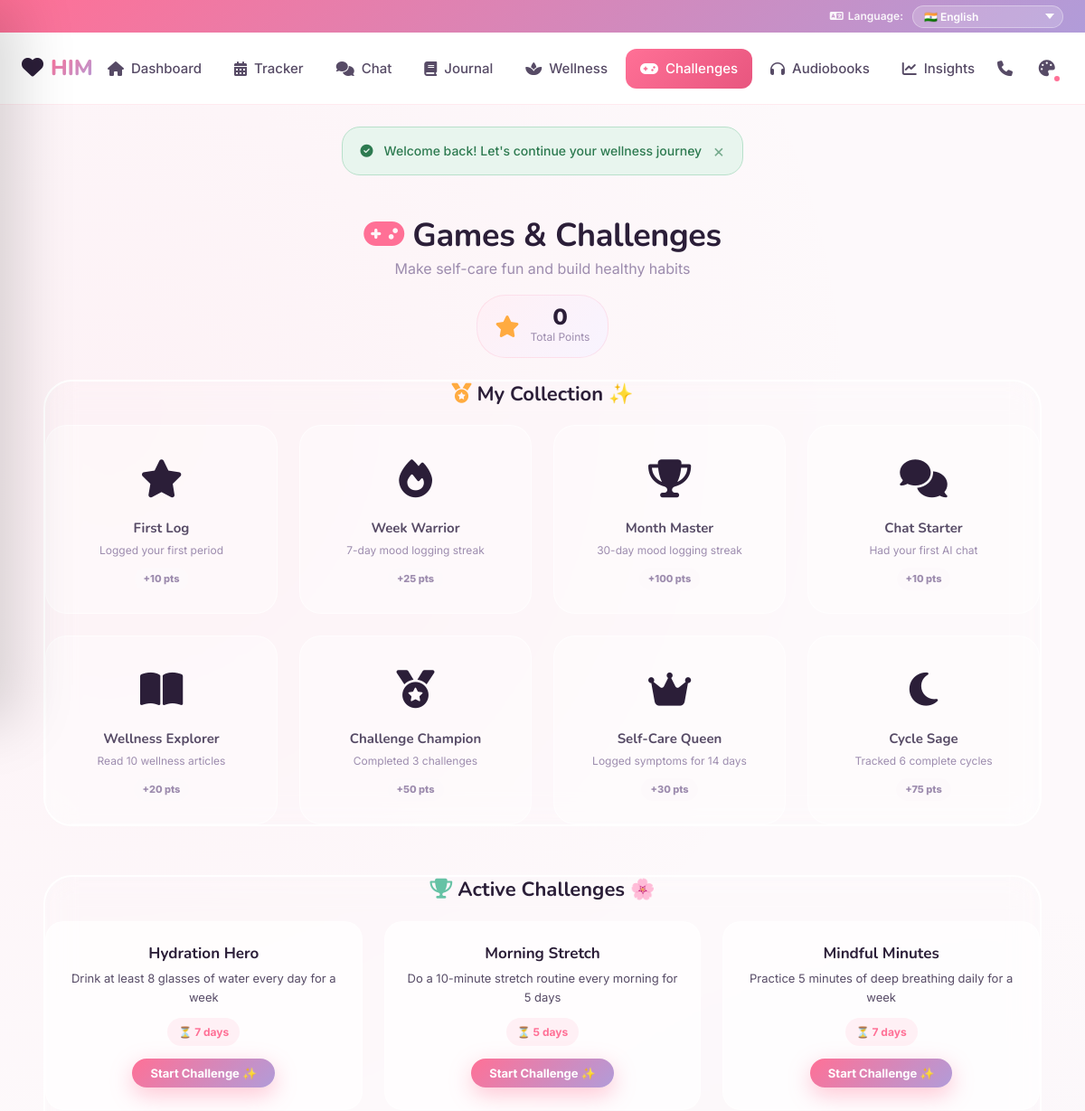
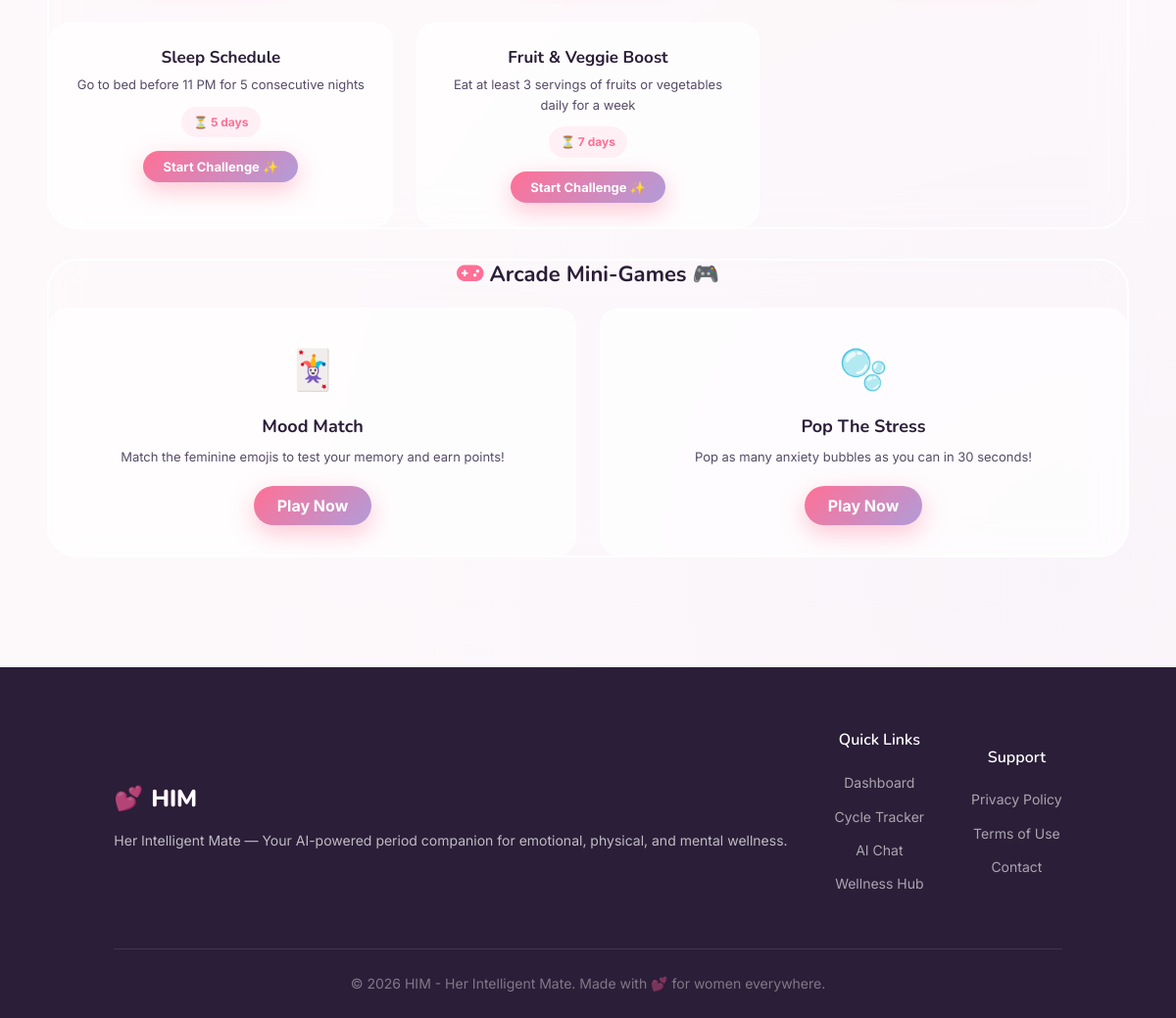
Page /games.php (signed in) on the committed database (2 pictures, top to bottom).
### tables this page shows
CREATE TABLE `badges` (
  `id` int(11) NOT NULL AUTO_INCREMENT,
  `name` varchar(100) NOT NULL,
  `description` varchar(255) NOT NULL,
  `icon` varchar(50) NOT NULL,
  `points_value` int(11) NOT NULL DEFAULT 10,
  `criteria_type` varchar(50) NOT NULL,
  `criteria_value` int(11) NOT NULL,
  PRIMARY KEY (`id`)
);

CREATE TABLE `challenges` (
  `id` int(11) NOT NULL AUTO_INCREMENT,
  `title` varchar(150) NOT NULL,
  `description` text NOT NULL,
  `duration_days` int(11) NOT NULL DEFAULT 7,
  `points_reward` int(11) NOT NULL DEFAULT 20,
  `category` enum('hydration','exercise','mindfulness','nutrition','sleep') NOT NULL,
  `is_active` tinyint(1) NOT NULL DEFAULT 1,
  PRIMARY KEY (`id`)
);

### includes/session.php (called while the page is built, shortened)
<?php
function getCurrentUserId() {
    return $_SESSION['user_id'] ?? null;
}

### includes/functions.php (called while the page is built, shortened)
<?php
function sanitize($input) {
    return htmlspecialchars(trim($input), ENT_QUOTES, 'UTF-8');
}
function getUserPoints($userId) {
    global $pdo;
    $stmt = $pdo->prepare("SELECT COALESCE(SUM(b.points_value), 0) as total FROM user_badges ub JOIN badges b ON ub.badge_id = b.id WHERE ub.user_id = ?");
    $stmt->execute([$userId]);
    $badgePoints = (int)$stmt->fetchColumn();
    $stmt = $pdo->prepare("SELECT COALESCE(SUM(score), 0) FROM game_scores WHERE user_id = ?");
    $stmt->execute([$userId]);
    $gamePoints = (int)$stmt->fetchColumn();
    return $badgePoints + $gamePoints;
}

### games.php (the view, shortened to what this page needs)
<?php
require_once 'includes/config.php';
require_once 'includes/session.php';
require_once 'includes/functions.php';
$userId = getCurrentUserId();
$points = getUserPoints($userId);
$stmt = $pdo->prepare("SELECT b.*, (SELECT COUNT(*) FROM user_badges ub WHERE ub.badge_id = b.id AND ub.user_id = ?) as earned FROM badges b ORDER BY b.id");
$stmt->execute([$userId]);
$badges = $stmt->fetchAll();
$stmt = $pdo->prepare("SELECT c.*, cp.days_completed, cp.is_completed, cp.started_at FROM challenges c LEFT JOIN challenge_progress cp ON c.id = cp.challenge_id AND cp.user_id = ? WHERE c.is_active = 1");
$stmt->execute([$userId]);
$challenges = $stmt->fetchAll();
require_once 'includes/header.php';
?>
<div class="container" style="padding-top:20px;">
    <div style="display:flex; flex-direction:column; align-items:center; text-align:center; margin-bottom:24px; gap:16px;" data-aos="zoom-in-up">
        <div>
            <h2><i class="fa-solid fa-gamepad" style="color:var(--color-primary);"></i> Games & Challenges</h2>
            <p class="text-muted">Make self-care fun and build healthy habits</p>
        </div>
        <div class="card-flat" style="display:flex; align-items:center; gap:12px; padding:12px 20px; background: linear-gradient(135deg, var(--color-primary-light), var(--color-secondary-light));">
            <i class="fa-solid fa-star" style="color:var(--color-warning); font-size:24px;"></i>
            <div>
                <div style="font-size:24px; font-weight:800; line-height:1;"><?= $points ?></div>
                <div style="font-size:12px; color:var(--text-muted);">Total Points</div>
            </div>
        </div>
    </div>
    <div class="card mb-3" style="background:transparent; box-shadow:none; padding:0; text-align:center;" data-aos="zoom-in-up" data-aos-delay="100">
        <h3 class="card-title" style="font-size:22px; margin-bottom:20px; text-align:center;">
            <i class="fa-solid fa-medal" style="color:var(--color-warning);"></i> My Collection ✨
        </h3>
        <div class="grid grid-4">
            <?php foreach ($badges as $i => $badge): ?>
            <div class="games-badge-card <?= $badge['earned'] ? 'earned' : '' ?>" data-aos="zoom-in-up" data-aos-delay="<?= ($i % 4) * 100 ?>">
                <div class="games-badge-icon">
                    <i class="fa-solid <?= $badge['icon'] ?>" style="color:<?= $badge['earned'] ? 'var(--color-primary)' : 'var(--border-color)' ?>; filter: <?= $badge['earned'] ? 'drop-shadow(0 0 8px rgba(255, 105, 180, 0.5))' : 'none' ?>;"></i>
                </div>
                <h4 style="font-size:15px; margin-bottom:6px; font-weight:700; color:<?= $badge['earned'] ? 'var(--color-primary)' : 'var(--text-secondary)' ?>;">
                    <?= sanitize($badge['name']) ?>
                </h4>
                <p style="font-size:12px; color:var(--text-muted); margin-bottom:8px; line-height:1.4;">
                    <?= sanitize($badge['description']) ?>
                </p>
                <span style="display:inline-block; padding:4px 10px; border-radius:20px; font-size:11px; font-weight:800; background:<?= $badge['earned'] ? 'rgba(255,105,180,0.1)' : 'var(--bg-body)' ?>; color:<?= $badge['earned'] ? 'var(--color-primary)' : 'var(--text-muted)' ?>;">
                    +<?= $badge['points_value'] ?> pts
                </span>
            </div>
            <?php endforeach; ?>
        </div>
    </div>
    <div class="card" style="background:transparent; box-shadow:none; padding:0; margin-top:30px; text-align:center;" data-aos="zoom-in-up" data-aos-delay="200">
        <h3 class="card-title" style="font-size:22px; margin-bottom:20px; text-align:center;">
            <i class="fa-solid fa-trophy" style="color:var(--color-sage);"></i> Active Challenges 🌸
        </h3>
        <div style="display:grid; grid-template-columns: repeat(auto-fit, minmax(280px, 1fr)); gap:24px; width:100%; align-items:stretch; box-sizing:border-box;">
            <?php foreach ($challenges as $i => $ch):
                $progress = $ch['days_completed'] ? ($ch['days_completed'] / $ch['duration_days']) * 100 : 0;
                $started = $ch['started_at'] !== null;
            ?>
            <div class="games-challenge-card <?= $ch['is_completed'] ? 'completed' : '' ?>" data-aos="fade-up" data-aos-delay="<?= $i * 100 ?>" style="text-align:center;">
                <div style="display:flex; flex-direction:column; align-items:center; gap:12px; margin-bottom:14px;">
                    <div>
                        <h4 style="font-size:17px; margin-bottom:6px; color:var(--text-primary); font-weight:700;">
                            <?= sanitize($ch['title']) ?> <?= $ch['is_completed'] ? '🎉' : '' ?>
                        </h4>
                        <p style="font-size:13px; color:var(--text-secondary);"><?= sanitize($ch['description']) ?></p>
                    </div>
                    <span class="badge" style="background: <?= $ch['is_completed'] ? 'var(--color-sage)' : 'var(--color-primary-light)' ?>; color: <?= $ch['is_completed'] ? 'white' : 'var(--color-primary)' ?>; font-weight:700; padding:6px 12px; border-radius:20px;">
                        <?= $ch['is_completed'] ? '✅ Done' : '⏳ ' . $ch['duration_days'] . ' days' ?>
                    </span>
                </div>
                <?php if ($started && !$ch['is_completed']): ?>
                <div style="background:rgba(0,0,0,0.05); border-radius:50px; height:10px; overflow:hidden; margin-bottom:10px; box-shadow: inset 0 1px 3px rgba(0,0,0,0.1);">
                    <div style="background:linear-gradient(90deg, var(--color-secondary), var(--color-primary)); height:100%; border-radius:50px; width:<?= $progress ?>%; transition: width 1s cubic-bezier(0.175, 0.885, 0.32, 1.275);"></div>
                </div>
                <div style="display:flex; justify-content:space-between; font-size:12px; font-weight:600;">
                    <span style="color:var(--text-secondary);"><?= $ch['days_completed'] ?> / <?= $ch['duration_days'] ?> days completed</span>
                    <span style="color:var(--color-primary);">+<?= $ch['points_reward'] ?> pts</span>
                </div>
                <?php elseif (!$started): ?>
                <button class="btn btn-sm btn-primary start-challenge" data-id="<?= $ch['id'] ?>" style="border-radius:20px; font-weight:700; padding:8px 20px;">
                    Start Challenge ✨
                </button>
                <?php endif; ?>
            </div>
            <?php endforeach; ?>
        </div>
    </div>
    <div class="card" style="background:transparent; box-shadow:none; padding:0; margin-top:30px; text-align:center;" data-aos="zoom-in-up" data-aos-delay="300">
        <h3 class="card-title" style="font-size:22px; margin-bottom:20px; text-align:center;">
            <i class="fa-solid fa-gamepad" style="color:var(--color-primary);"></i> Arcade Mini-Games 🎮
        </h3>
        <div class="grid grid-2">
            <div class="games-challenge-card" style="text-align:center; padding:30px;">
                <div style="font-size:40px; margin-bottom:15px; animation: gentleFloat 3s infinite;">🃏</div>
                <h4 style="font-size:18px; margin-bottom:8px; font-weight:700;">Mood Match</h4>
                <p style="font-size:13px; color:var(--text-secondary); margin-bottom:20px;">Match the feminine emojis to test your memory and earn points!</p>
                <button class="btn btn-primary btn-play-game" data-game="mood_match" style="border-radius:20px; padding:10px 24px; font-weight:700;">Play Now</button>
            </div>
            <div class="games-challenge-card" style="text-align:center; padding:30px;">
                <div style="font-size:40px; margin-bottom:15px; animation: gentleFloat 4s infinite reverse;">🫧</div>
                <h4 style="font-size:18px; margin-bottom:8px; font-weight:700;">Pop The Stress</h4>
                <p style="font-size:13px; color:var(--text-secondary); margin-bottom:20px;">Pop as many anxiety bubbles as you can in 30 seconds!</p>
                <button class="btn btn-primary btn-play-game" data-game="bubble_pop" style="border-radius:20px; padding:10px 24px; font-weight:700;">Play Now</button>
            </div>
        </div>
    </div>
</div>
<?php require_once 'includes/footer.php'; ?>

### assets/css/responsive.css (style rules this page uses)
*, *::before, *::after { box-sizing: border-box; }
@media (max-width: 1439px) { .container { max-width: 100%; padding: 0 24px; } }

### includes/header.php (style rules this page uses)
body { padding-top: 36px; }
body { top: 0 !important; }

### rows in the picture
badges: name "First Log", description "Logged your first period", points_value "10"
badges: name "Week Warrior", description "7-day mood logging streak", points_value "25"
badges: name "Month Master", description "30-day mood logging streak", points_value "100"
badges: name "Chat Starter", description "Had your first AI chat", points_value "10"
badges: name "Wellness Explorer", description "Read 10 wellness articles", points_value "20"
badges: name "Challenge Champion", description "Completed 3 challenges", points_value "50"
badges: name "Self-Care Queen", description "Logged symptoms for 14 days", points_value "30"
badges: name "Cycle Sage", description "Tracked 6 complete cycles", points_value "75"
challenges: title "Hydration Hero", description "Drink at least 8 glasses of water every day for a week", duration_days "7"
challenges: title "Morning Stretch", description "Do a 10-minute stretch routine every morning for 5 days", duration_days "5"
challenges: title "Mindful Minutes", description "Practice 5 minutes of deep breathing daily for a week", duration_days "7"
challenges: title "Sleep Schedule", description "Go to bed before 11 PM for 5 consecutive nights", duration_days "5"
challenges: title "Fruit & Veggie Boost", description "Eat at least 3 servings of fruits or vegetables daily for a week", duration_days "7"

### other values in the picture
$flash['message'] "Welcome back! Let's continue your wellness journey"
$points "0"
